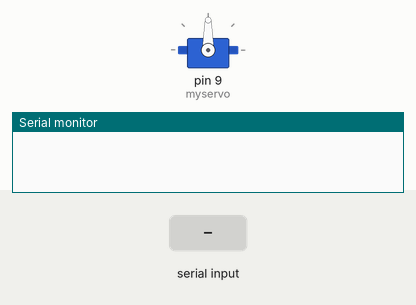
Simulated run of this sketch. Board: Arduino Uno, built with avr-gcc and run on an emulated ATmega328P. Parts: servo, the last lines printed to the serial monitor. The test bench sets the inputs (shaded band).

Above: at 1.2 s.
1.3 s: "90,45\n" received over Serial
At 2.0 s:
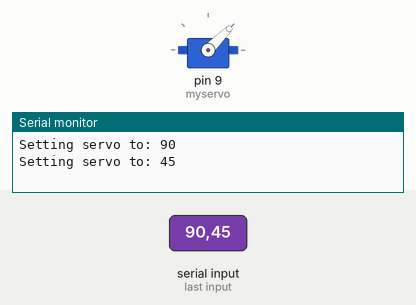
2.8 s: "30,150\n" received over Serial
At 3.2 s:
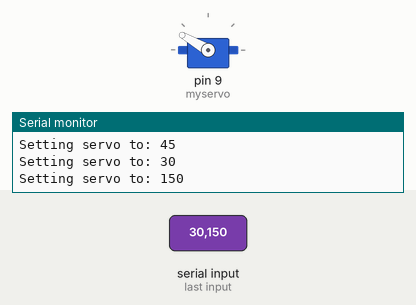
4.3 s: "5\n" received over Serial
At 5.3 s:
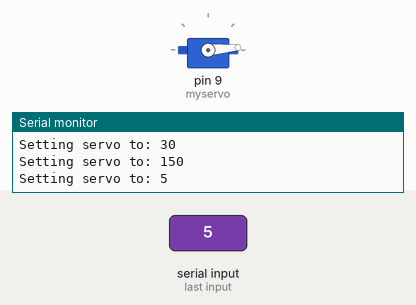
5.8 s: "200\n" received over Serial
At 6.5 s:
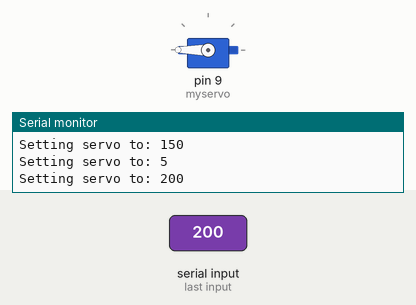
7.3 s: "90\n" received over Serial
At 7.6 s:
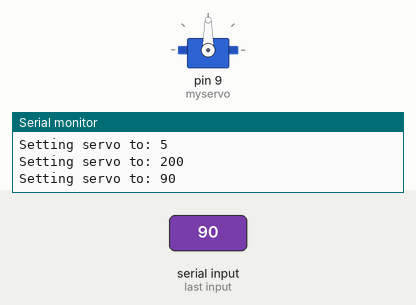
Timing chart, 0 to 9.8 s (numbered marks = the images above; inputs shaded):
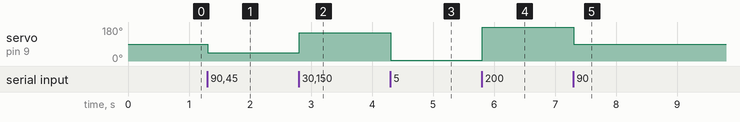

Measured:
- after the input at 1.3 s, servo on pin 9 (myservo): 90° → 45° at once
- after the input at 2.8 s, servo on pin 9 (myservo): 45° → 150° at once
- after the input at 4.3 s, servo on pin 9 (myservo): 150° → 5° at once
- after the input at 5.8 s, servo on pin 9 (myservo): 5° → 180° at once
- after the input at 7.3 s, servo on pin 9 (myservo): 180° → 90° at once

The sketch:

sketch_jun26b.ino
```cpp
#include <Servo.h>

Servo myservo;

void setup() {
  // put your setup code here, to run once:
  Serial.begin(9600);
  myservo.attach(9);
}

void loop() {
  int val;

  while (Serial.available() > 0) {
    val = Serial.parseInt();
    if(val != 0){
      Serial.println();
      Serial.print("Setting servo to: ");
      Serial.print(val);
      myservo.write(val);
    }
    delay(0);
  }
}
```
